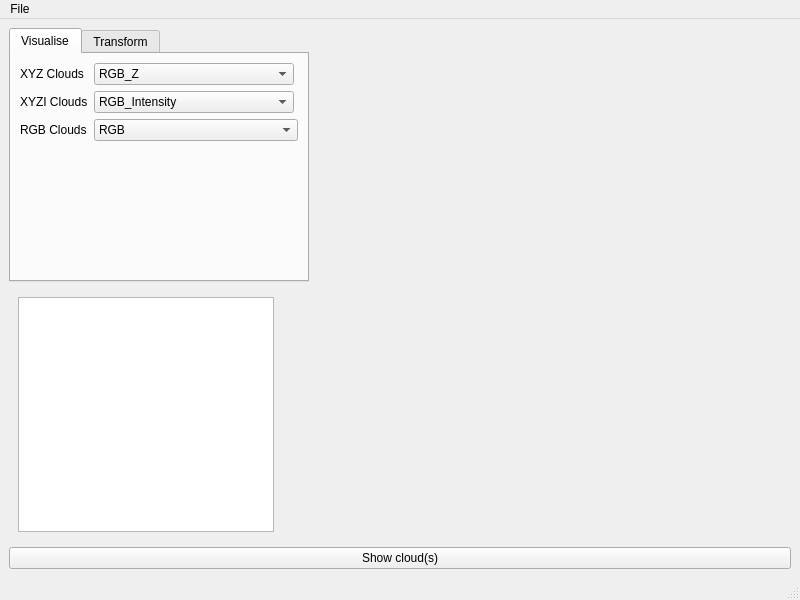
<?xml version="1.0" encoding="UTF-8"?>
<ui version="4.0">
 <class>MainWindow</class>
 <widget class="QMainWindow" name="MainWindow">
  <property name="geometry">
   <rect>
    <x>0</x>
    <y>0</y>
    <width>800</width>
    <height>600</height>
   </rect>
  </property>
  <property name="windowTitle">
   <string>MainWindow</string>
  </property>
  <widget class="QWidget" name="main">
   <layout class="QHBoxLayout" name="horizontalLayout">
    <item>
     <layout class="QVBoxLayout" name="visualizer"/>
    </item>
    <item>
     <layout class="QVBoxLayout" name="options">
      <item>
       <widget class="QTabWidget" name="tabs">
        <property name="sizePolicy">
         <sizepolicy hsizetype="Fixed" vsizetype="Expanding">
          <horstretch>0</horstretch>
          <verstretch>0</verstretch>
         </sizepolicy>
        </property>
        <property name="minimumSize">
         <size>
          <width>200</width>
          <height>0</height>
         </size>
        </property>
        <property name="maximumSize">
         <size>
          <width>300</width>
          <height>16777215</height>
         </size>
        </property>
        <property name="currentIndex">
         <number>0</number>
        </property>
        <widget class="QWidget" name="visualOpt">
         <property name="sizePolicy">
          <sizepolicy hsizetype="Maximum" vsizetype="Preferred">
           <horstretch>0</horstretch>
           <verstretch>0</verstretch>
          </sizepolicy>
         </property>
         <attribute name="title">
          <string>Visualise</string>
         </attribute>
         <layout class="QVBoxLayout" name="verticalLayout">
          <item>
           <layout class="QFormLayout" name="visSettings">
            <property name="fieldGrowthPolicy">
             <enum>QFormLayout::AllNonFixedFieldsGrow</enum>
            </property>
            <property name="rowWrapPolicy">
             <enum>QFormLayout::WrapLongRows</enum>
            </property>
            <property name="labelAlignment">
             <set>Qt::AlignLeading|Qt::AlignLeft|Qt::AlignVCenter</set>
            </property>
            <property name="formAlignment">
             <set>Qt::AlignHCenter|Qt::AlignTop</set>
            </property>
            <item row="0" column="0">
             <widget class="QLabel" name="XYZClouds">
              <property name="text">
               <string>XYZ Clouds</string>
              </property>
             </widget>
            </item>
            <item row="0" column="1">
             <widget class="QComboBox" name="schemeXYZ">
              <property name="sizePolicy">
               <sizepolicy hsizetype="Maximum" vsizetype="Fixed">
                <horstretch>0</horstretch>
                <verstretch>0</verstretch>
               </sizepolicy>
              </property>
              <property name="minimumSize">
               <size>
                <width>150</width>
                <height>0</height>
               </size>
              </property>
              <property name="maximumSize">
               <size>
                <width>200</width>
                <height>16777215</height>
               </size>
              </property>
              <property name="currentIndex">
               <number>2</number>
              </property>
              <item>
               <property name="text">
                <string>RGB_X</string>
               </property>
              </item>
              <item>
               <property name="text">
                <string>RGB_Y</string>
               </property>
              </item>
              <item>
               <property name="text">
                <string>RGB_Z</string>
               </property>
              </item>
             </widget>
            </item>
            <item row="1" column="0">
             <widget class="QLabel" name="XYZIClouds">
              <property name="text">
               <string>XYZI Clouds</string>
              </property>
             </widget>
            </item>
            <item row="2" column="0">
             <widget class="QLabel" name="XYZRGBClouds">
              <property name="text">
               <string>RGB Clouds</string>
              </property>
             </widget>
            </item>
            <item row="1" column="1">
             <widget class="QComboBox" name="schemeXYZI">
              <property name="sizePolicy">
               <sizepolicy hsizetype="Maximum" vsizetype="Fixed">
                <horstretch>0</horstretch>
                <verstretch>0</verstretch>
               </sizepolicy>
              </property>
              <property name="minimumSize">
               <size>
                <width>150</width>
                <height>0</height>
               </size>
              </property>
              <property name="maximumSize">
               <size>
                <width>200</width>
                <height>16777215</height>
               </size>
              </property>
              <property name="currentIndex">
               <number>3</number>
              </property>
              <item>
               <property name="text">
                <string>RGB_X</string>
               </property>
              </item>
              <item>
               <property name="text">
                <string>RGB_Y</string>
               </property>
              </item>
              <item>
               <property name="text">
                <string>RGB_Z</string>
               </property>
              </item>
              <item>
               <property name="text">
                <string>RGB_Intensity</string>
               </property>
              </item>
             </widget>
            </item>
            <item row="2" column="1">
             <widget class="QComboBox" name="schemeRGB">
              <property name="sizePolicy">
               <sizepolicy hsizetype="Preferred" vsizetype="Fixed">
                <horstretch>0</horstretch>
                <verstretch>0</verstretch>
               </sizepolicy>
              </property>
              <property name="minimumSize">
               <size>
                <width>150</width>
                <height>0</height>
               </size>
              </property>
              <property name="currentIndex">
               <number>3</number>
              </property>
              <item>
               <property name="text">
                <string>RGB_X</string>
               </property>
              </item>
              <item>
               <property name="text">
                <string>RGB_Y</string>
               </property>
              </item>
              <item>
               <property name="text">
                <string>RGB_Z</string>
               </property>
              </item>
              <item>
               <property name="text">
                <string>RGB</string>
               </property>
              </item>
             </widget>
            </item>
           </layout>
          </item>
         </layout>
        </widget>
        <widget class="QWidget" name="transform">
         <property name="sizePolicy">
          <sizepolicy hsizetype="Preferred" vsizetype="Preferred">
           <horstretch>0</horstretch>
           <verstretch>0</verstretch>
          </sizepolicy>
         </property>
         <attribute name="title">
          <string>Transform</string>
         </attribute>
         <layout class="QVBoxLayout" name="verticalLayout_2">
          <item>
           <layout class="QFormLayout" name="formLayout">
            <property name="fieldGrowthPolicy">
             <enum>QFormLayout::ExpandingFieldsGrow</enum>
            </property>
            <property name="rowWrapPolicy">
             <enum>QFormLayout::WrapLongRows</enum>
            </property>
            <property name="labelAlignment">
             <set>Qt::AlignLeading|Qt::AlignLeft|Qt::AlignVCenter</set>
            </property>
            <item row="0" column="0">
             <widget class="QLabel" name="posXLabel">
              <property name="text">
               <string>Position X</string>
              </property>
             </widget>
            </item>
            <item row="1" column="0">
             <widget class="QLabel" name="posYLabel">
              <property name="sizePolicy">
               <sizepolicy hsizetype="Minimum" vsizetype="Preferred">
                <horstretch>0</horstretch>
                <verstretch>0</verstretch>
               </sizepolicy>
              </property>
              <property name="text">
               <string>Position Y</string>
              </property>
             </widget>
            </item>
            <item row="2" column="0">
             <widget class="QLabel" name="posZLabel">
              <property name="sizePolicy">
               <sizepolicy hsizetype="Maximum" vsizetype="Preferred">
                <horstretch>0</horstretch>
                <verstretch>0</verstretch>
               </sizepolicy>
              </property>
              <property name="text">
               <string>Position Z</string>
              </property>
             </widget>
            </item>
            <item row="3" column="0">
             <widget class="QLabel" name="rotXLabel">
              <property name="sizePolicy">
               <sizepolicy hsizetype="MinimumExpanding" vsizetype="Preferred">
                <horstretch>0</horstretch>
                <verstretch>0</verstretch>
               </sizepolicy>
              </property>
              <property name="text">
               <string>Rotate X</string>
              </property>
             </widget>
            </item>
            <item row="4" column="0">
             <widget class="QLabel" name="rotYLabel">
              <property name="sizePolicy">
               <sizepolicy hsizetype="Expanding" vsizetype="Preferred">
                <horstretch>0</horstretch>
                <verstretch>0</verstretch>
               </sizepolicy>
              </property>
              <property name="text">
               <string>Rotate Y</string>
              </property>
             </widget>
            </item>
            <item row="5" column="0">
             <widget class="QLabel" name="rotZLabel">
              <property name="text">
               <string>Rotate Z</string>
              </property>
             </widget>
            </item>
            <item row="0" column="1">
             <widget class="QDoubleSpinBox" name="posX">
              <property name="sizePolicy">
               <sizepolicy hsizetype="Expanding" vsizetype="Fixed">
                <horstretch>0</horstretch>
                <verstretch>0</verstretch>
               </sizepolicy>
              </property>
             </widget>
            </item>
            <item row="1" column="1">
             <widget class="QDoubleSpinBox" name="posY">
              <property name="sizePolicy">
               <sizepolicy hsizetype="Expanding" vsizetype="Fixed">
                <horstretch>0</horstretch>
                <verstretch>0</verstretch>
               </sizepolicy>
              </property>
             </widget>
            </item>
            <item row="2" column="1">
             <widget class="QDoubleSpinBox" name="posZ">
              <property name="sizePolicy">
               <sizepolicy hsizetype="Expanding" vsizetype="Fixed">
                <horstretch>0</horstretch>
                <verstretch>0</verstretch>
               </sizepolicy>
              </property>
             </widget>
            </item>
            <item row="3" column="1">
             <widget class="QDoubleSpinBox" name="rotX">
              <property name="sizePolicy">
               <sizepolicy hsizetype="Expanding" vsizetype="Fixed">
                <horstretch>0</horstretch>
                <verstretch>0</verstretch>
               </sizepolicy>
              </property>
             </widget>
            </item>
            <item row="4" column="1">
             <widget class="QDoubleSpinBox" name="rotY">
              <property name="sizePolicy">
               <sizepolicy hsizetype="Expanding" vsizetype="Fixed">
                <horstretch>0</horstretch>
                <verstretch>0</verstretch>
               </sizepolicy>
              </property>
             </widget>
            </item>
            <item row="5" column="1">
             <widget class="QDoubleSpinBox" name="rotZ">
              <property name="sizePolicy">
               <sizepolicy hsizetype="Expanding" vsizetype="Fixed">
                <horstretch>0</horstretch>
                <verstretch>0</verstretch>
               </sizepolicy>
              </property>
             </widget>
            </item>
           </layout>
          </item>
          <item>
           <widget class="QPushButton" name="pushButton">
            <property name="text">
             <string>Transform</string>
            </property>
           </widget>
          </item>
         </layout>
        </widget>
       </widget>
      </item>
      <item>
       <widget class="QWidget" name="cloudsWidget" native="true">
        <property name="enabled">
         <bool>true</bool>
        </property>
        <property name="sizePolicy">
         <sizepolicy hsizetype="Fixed" vsizetype="Preferred">
          <horstretch>0</horstretch>
          <verstretch>0</verstretch>
         </sizepolicy>
        </property>
        <property name="baseSize">
         <size>
          <width>0</width>
          <height>0</height>
         </size>
        </property>
        <layout class="QVBoxLayout" name="clouds">
         <item>
          <widget class="QTableWidget" name="listClouds">
           <property name="sizePolicy">
            <sizepolicy hsizetype="Fixed" vsizetype="Expanding">
             <horstretch>0</horstretch>
             <verstretch>0</verstretch>
            </sizepolicy>
           </property>
           <property name="minimumSize">
            <size>
             <width>0</width>
             <height>0</height>
            </size>
           </property>
           <property name="maximumSize">
            <size>
             <width>280</width>
             <height>16777215</height>
            </size>
           </property>
           <property name="selectionMode">
            <enum>QAbstractItemView::ExtendedSelection</enum>
           </property>
           <property name="selectionBehavior">
            <enum>QAbstractItemView::SelectRows</enum>
           </property>
          </widget>
         </item>
        </layout>
       </widget>
      </item>
      <item>
       <widget class="QPushButton" name="showCloud">
        <property name="text">
         <string>Show cloud(s)</string>
        </property>
       </widget>
      </item>
     </layout>
    </item>
   </layout>
  </widget>
  <widget class="QMenuBar" name="menubar">
   <property name="geometry">
    <rect>
     <x>0</x>
     <y>0</y>
     <width>800</width>
     <height>37</height>
    </rect>
   </property>
   <widget class="QMenu" name="menuFile">
    <property name="title">
     <string>File</string>
    </property>
    <addaction name="actionOpenCloud"/>
    <addaction name="actionSaveClouds"/>
    <addaction name="actionSaveAllClouds"/>
   </widget>
   <addaction name="menuFile"/>
  </widget>
  <widget class="QStatusBar" name="statusbar"/>
  <action name="actionOpenCloud">
   <property name="icon">
    <iconset theme="document-open">
     <normaloff>.</normaloff>.</iconset>
   </property>
   <property name="text">
    <string>Open new cloud(s)</string>
   </property>
   <property name="shortcut">
    <string>Ctrl+O</string>
   </property>
  </action>
  <action name="actionSaveClouds">
   <property name="text">
    <string>Save selected cloud(s)</string>
   </property>
   <property name="shortcut">
    <string>Ctrl+S</string>
   </property>
  </action>
  <action name="actionSaveAllClouds">
   <property name="text">
    <string>Save all cloud(s)</string>
   </property>
   <property name="toolTip">
    <string>Save all cloud(s)</string>
   </property>
   <property name="shortcut">
    <string>Ctrl+Shift+S</string>
   </property>
  </action>
 </widget>
 <resources/>
 <connections/>
</ui>
